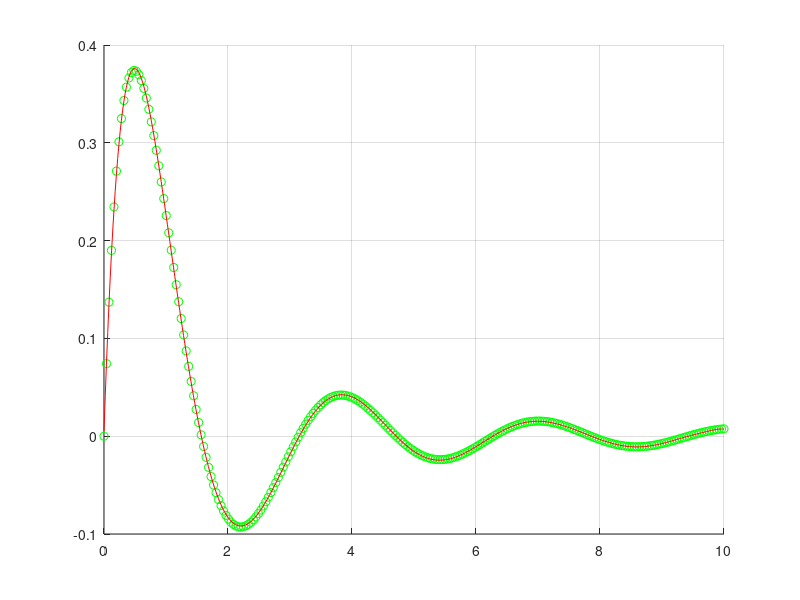
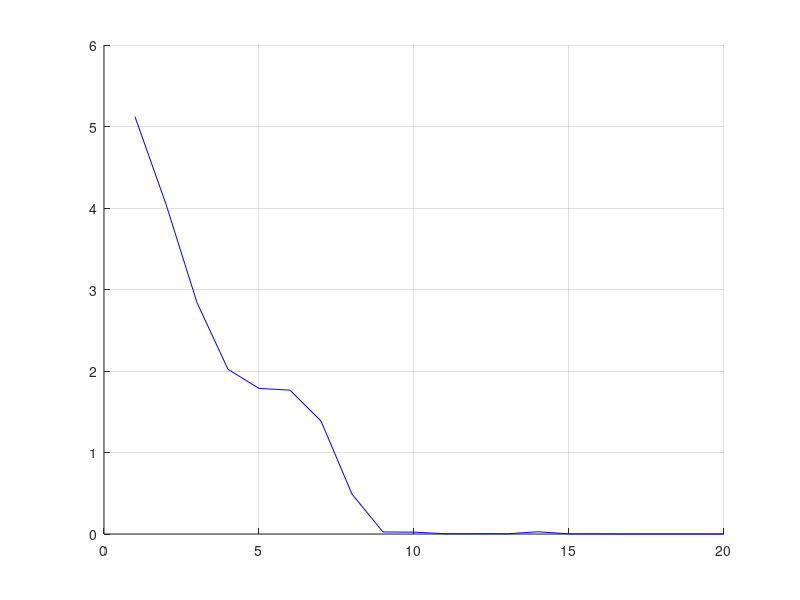

Here is the MATLAB script that generated these plots, in order:
function daugianariai
    clear all
    close all
    clc
    
    hold on;
    grid on;

    f = @(x)(sin(2*x)/((x+1)^2));

    from = 0;
    to = 10;
    mMin = 1;
    mMax = 20;
    paintAt = [ 5, 20, 50 ];
    figureCount = 1;
    
    n = 250;
    pointsX = linspace(from, to, n);
    pointsY = zeros(n, 1);
    for i = 1:n
        pointsY(i) = f(pointsX(i));
    end
    
    n = 500;
    pointsX2 = linspace(from, to, n);
    for i = 1:n
        pointsY2(i) = f(pointsX2(i));
    end
    deltas = zeros(mMax, 1);
    
    for m = mMin:mMax
        G = base(m, pointsX);
        c = (G' * G) \ (G' * pointsY);

        approximatedY = base(m, pointsX2) * c;
        
        for i = 1:length(approximatedY)
            delta = pointsY2(i) - approximatedY(i);
            deltas(m) = deltas(m) + delta * delta;
        end
    end
    
    figure(1);
    grid on;
    hold on;      
    plot(pointsX, pointsY, 'go');
    plot(pointsX2, approximatedY, 'r-');
    
    figure(2);
    grid on;
    hold on;
    
    deltaX = mMin:mMax;
    deltaY = deltas(mMin:mMax);
    plot(deltaX, deltaY, 'b-');
end

    
function G = base(m, x)
    for i = 1:m
        G(:, i) = x.^(i - 1);
    end
end